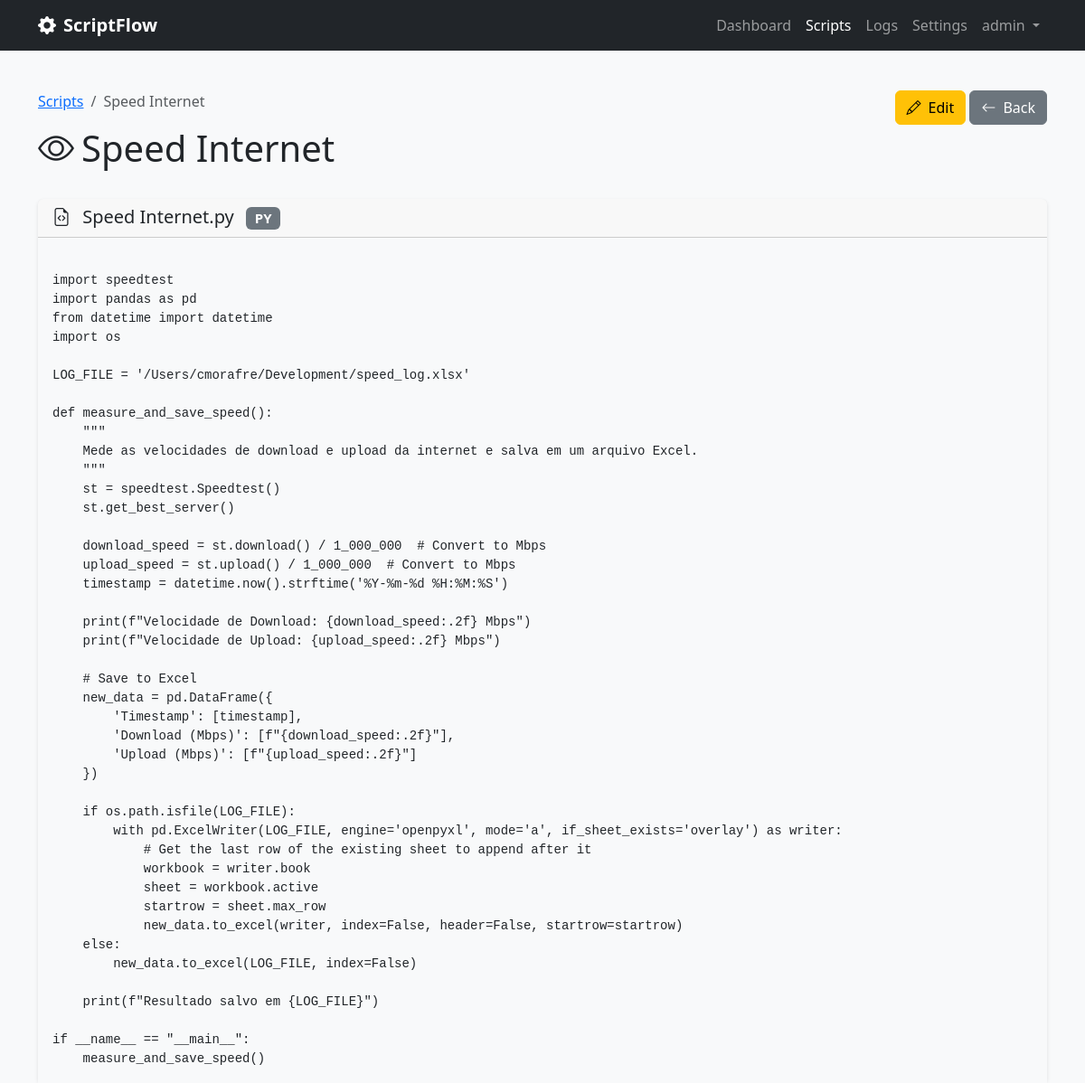
Before: /scripts/2/view (signed in) with the older database file.
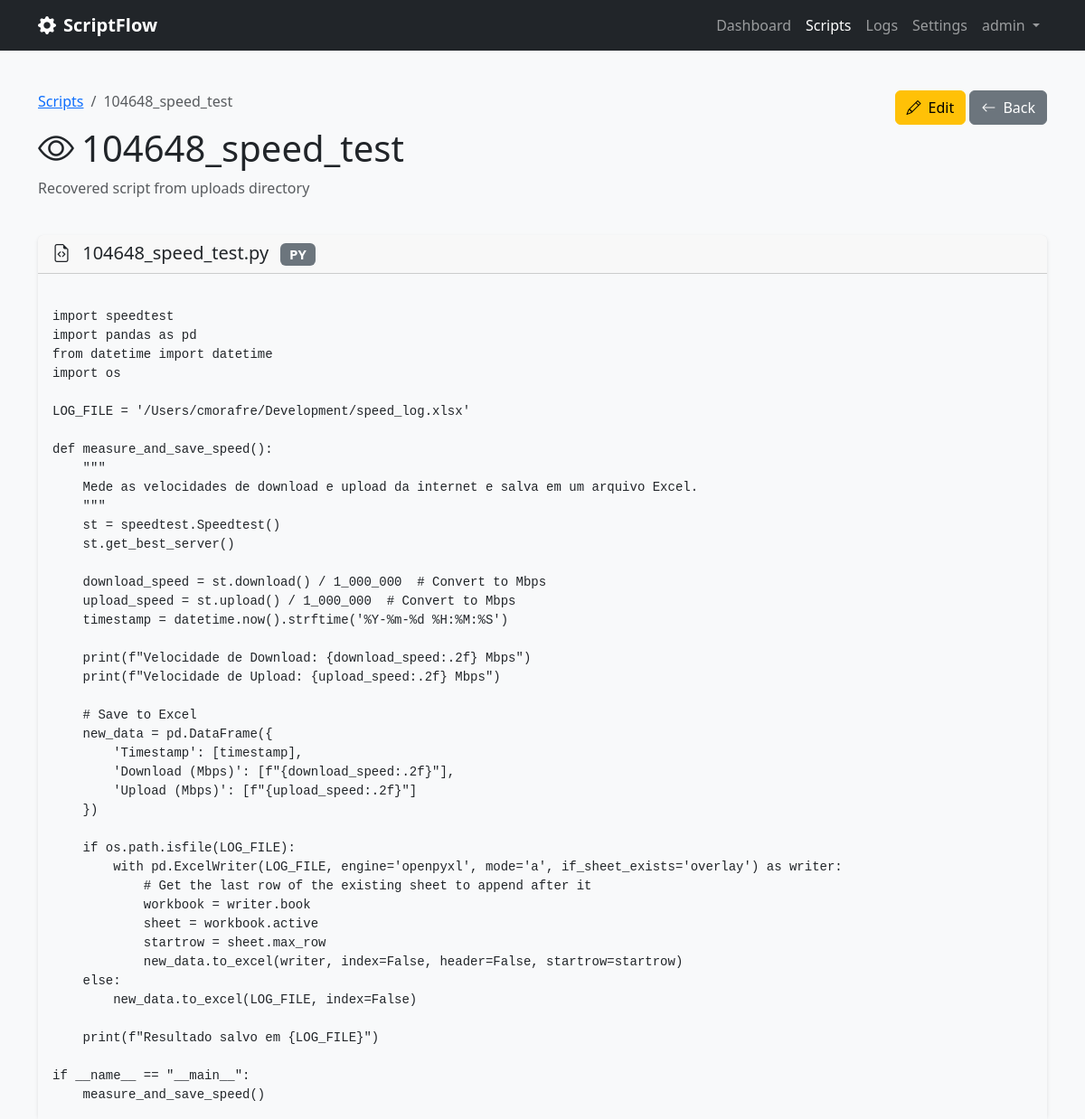
After: the same page with the newer database file.
### scriptflow.py (models this page shows, shortened)
class Script(db.Model):
    __tablename__ = 'scripts'
    id = db.Column(db.Integer, primary_key=True)
    name = db.Column(db.String(100), nullable=False)
    description = db.Column(db.Text)
    filename = db.Column(db.String(255), nullable=False)
    file_path = db.Column(db.String(500), nullable=False)
    script_type = db.Column(db.String(10), nullable=False)  # 'py' or 'bat'
    file_size = db.Column(db.Integer)
    created_at = db.Column(db.DateTime, default=datetime.now)
    updated_at = db.Column(db.DateTime, default=datetime.now, onupdate=datetime.now)
    is_active = db.Column(db.Boolean, default=True)
    user_id = db.Column(db.Integer, db.ForeignKey('users.id'), nullable=False)

### scriptflow.py (the view)
@app.route('/scripts/<int:script_id>/view')
@login_required
def view_script(script_id):
    script = Script.query.filter_by(id=script_id, user_id=current_user.id, is_active=True).first_or_404()
    try:
        with open(script.file_path, 'r', encoding='utf-8') as f:
            content = f.read()
    except Exception as e:
        flash(f'Error reading script file: {str(e)}', 'error')
        return redirect(url_for('scripts'))
    return render_template('view_script.html', script=script, content=content)

### scriptflow.py (called while the page is built)
@login_manager.user_loader
def load_user(user_id):
    return User.query.get(int(user_id))

### templates/view_script.html (shortened to what this page needs)
<!DOCTYPE html>
<html lang="en">
<head>
    <link href="https://cdn.jsdelivr.net/npm/bootstrap@5.3.2/dist/css/bootstrap.min.css" rel="stylesheet">
    <link href="https://cdn.jsdelivr.net/npm/bootstrap-icons@1.11.0/font/bootstrap-icons.css" rel="stylesheet">
</head>
<body>
    <nav class="navbar navbar-expand-lg navbar-dark bg-dark fixed-top">
        <div class="container">
            <a class="navbar-brand" href="{{ url_for('dashboard') }}">
                <i class="bi bi-gear-fill me-2"></i>ScriptFlow
            </a>
            <div class="navbar-nav ms-auto">
                <a class="nav-link" href="{{ url_for('dashboard') }}">Dashboard</a>
                <a class="nav-link active" href="{{ url_for('scripts') }}">Scripts</a>
                <a class="nav-link" href="{{ url_for('logs') }}">Logs</a>
                <a class="nav-link" href="{{ url_for('settings') }}">Settings</a>
                <div class="nav-item dropdown">
                    <a class="nav-link dropdown-toggle" href="#" role="button" data-bs-toggle="dropdown">
                        {{ current_user.username }}
                    </a>
                </div>
            </div>
        </div>
    </nav>
    <main class="container mt-4">
        <div class="row mb-4">
            <div class="col">
                <nav aria-label="breadcrumb">
                    <ol class="breadcrumb">
                        <li class="breadcrumb-item"><a href="{{ url_for('scripts') }}">Scripts</a></li>
                        <li class="breadcrumb-item active">{{ script.name }}</li>
                    </ol>
                </nav>
                <h1><i class="bi bi-eye me-2"></i>{{ script.name }}</h1>
                {% if script.description %}
                <p class="text-muted">{{ script.description }}</p>
                {% endif %}
            </div>
            <div class="col-auto">
                <a href="{{ url_for('edit_script', script_id=script.id) }}" class="btn btn-warning">
                    <i class="bi bi-pencil me-2"></i>Edit
                </a>
                <a href="{{ url_for('scripts') }}" class="btn btn-secondary">
                    <i class="bi bi-arrow-left me-2"></i>Back
                </a>
            </div>
        </div>
        <div class="card">
            <div class="card-header">
                <h5 class="mb-0">
                    <i class="bi bi-file-earmark-code me-2"></i>
                    {{ script.name }}.{{ script.script_type }}
                    <span class="badge bg-secondary ms-2">{{ script.script_type.upper() }}</span>
                </h5>
            </div>
            <div class="card-body p-0">
                <pre class="code-content p-3 mb-0"><code>{{ content }}</code></pre>
            </div>
        </div>
    </main>
</body>
</html>

Changed rows visible on the page:
changed Script "py": name "Speed Internet" → "104648_speed_test"; description (not shown) → "Recovered script from uploads directory"
